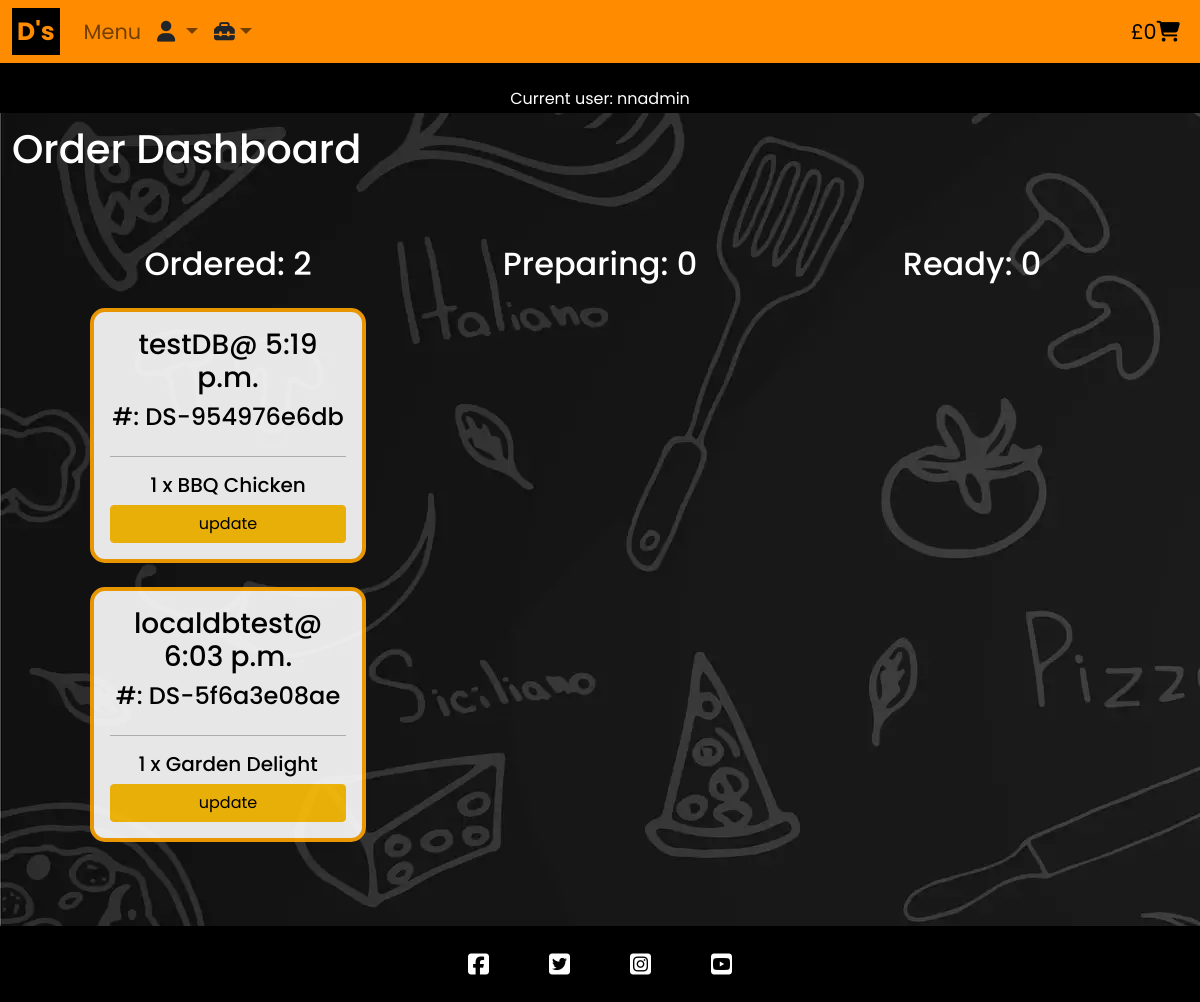
The app's page /management/ (signed in), older data.
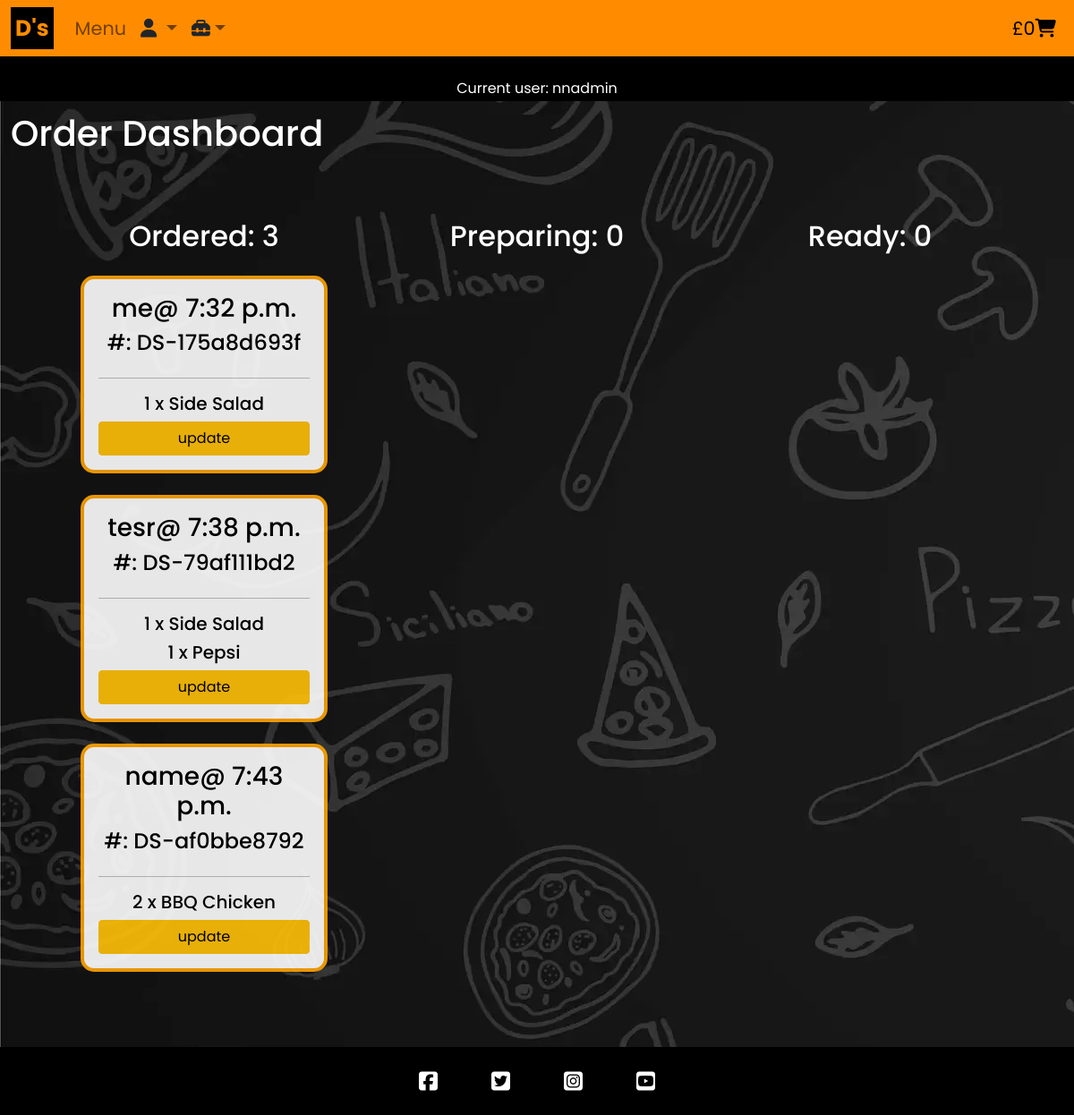
The same page, newer data.
### checkout/models.py (models this page shows, shortened)
class PizzaOrder(models.Model):
    STATUS = [
        ("Ordered", "Ordered"),
        ("Preparing", "Preparing"),
        ("Ready", "Ready",),
        ("Completed", "Completed",)
    ]
    order_ref = models.CharField(max_length=32, null=False, editable=False)
    name = models.CharField(max_length=40, null=False, blank=False)
    phone = models.CharField(
        max_length=11,
        validators=[RegexValidator(
            regex=r'^\d+$',
            message="Please enter a valid phone number.",
            code="invalid_number")]
    )
    email = models.EmailField(null=False, blank=False)
    billing_name = models.CharField(max_length=60, null=False, blank=False, default="")
    address_line_1 = models.CharField(max_length=100, null=False, blank=False, default="")
    address_line_2 = models.CharField(max_length=100, null=True, blank=True)
    town = models.CharField(max_length=25, null=False, blank=False, default="")
    postcode = models.CharField(max_length=10, null=False, blank=False, default="")
    date = models.DateTimeField(auto_now=True)
    order_total = models.DecimalField(max_digits=10, decimal_places=2, null=False, default=0.00)
    status = models.CharField(choices=STATUS,
                              max_length=9,
                              blank=False,
                              default="Ordered")

class OrderLineItem(models.Model):
    order = models.ForeignKey(PizzaOrder, null=False, blank=False, on_delete=models.CASCADE, related_name="pizzaorderlineitems")
    product = models.CharField(max_length=96, null=False, editable=False, default="")
    price = models.DecimalField(max_digits=6, decimal_places=2)
    quantity = models.IntegerField(null=False, blank=False)
    line_total = models.DecimalField(max_digits=6, decimal_places=2, null=False, editable=False)

### management/views.py (the view)
# urls.py: path('', views.management_view, name='management'),
def management_view(request):
    if not request.user.is_staff:
        messages.add_message(request, messages.ERROR,'Please login')
        return redirect(reverse('menu'))
    orders = PizzaOrder.objects.prefetch_related("pizzaorderlineitems").filter(status__in=["Ordered", "Preparing","Ready",])
    ordered_count = orders.filter(status="Ordered").count()
    preparing_count = orders.filter(status="Preparing").count()
    ready_count = orders.filter(status="Ready").count()
    template = "management/management.html"
    context = {
        "orders": orders,
        "order_count": ordered_count,
        "preparing_count": preparing_count,
        "ready_count": ready_count,
    }
    return render(request, template, context)

### management/templates/management/management.html (shortened to what this page needs)
{% extends "base.html" %}
{% load static %}
{% load crispy_forms_tags %}
{% block content %}
<div class="container-fluid secondary-bg d-flex flex-column h-100">
    <h1>Order Dashboard</h1>
    <div class="container">
        <div class="row text-center m-auto">
            <div class="col-12 col-md-4 p-5">
                <h2 class="text-center p-3">Ordered: {{order_count}}</h2>
                {% for order in orders %}
                {% if order.status == "Ordered" %}
                <div class="card brand-text mb-4 p-3">
                    <h3>{{ order.name }}@ {{ order.date.time }}</h3>
                    <h4>#:</strong> {{ order.order_ref }}</h4>
                    <hr>
                    {% for item in order.pizzaorderlineitems.all %}
                    <h5>{{ item.quantity }} x {{ item.product }}</h5>
                    {% endfor %}
                    <a href="{% url 'update_order_status' order.id  %}" class="btn btn-warning">update</a>
                </div>
                {% endif %}
                {% endfor %}
            </div>
            <div class="col-12 col-md-4 p-5">
                <h2 class="text-center p-3">Preparing: {{preparing_count}}</h2>
            </div>
            <div class="col-12 col-md-4 p-5">
                <h2 class="text-center p-3">Ready: {{ready_count}}</h2>
            </div>
        </div>
    </div>
</div>
{% endblock %}

### templates/base.html (shortened to what this page needs)
{% load static %}
{% url 'home' as home_url %}
{% url 'menu' as menu_url %}
{% url 'add_product_pizza' as add_product_pizza_url %}
{% url 'add_product_deal' as add_product_deal_url %}
{% url 'add_product_extra' as add_product_extra_url %}
{% url 'management' as add_product_management_url %}
{% url 'account_login' as login_url %}
{% url 'account_signup' as signup_url %}
{% url 'account_logout' as logout_url %}
<!DOCTYPE html>
<html class="h-100" lang="en">
<head>
    {% block corecss %}
    <link rel="stylesheet" href="https://cdnjs.cloudflare.com/ajax/libs/font-awesome/5.15.3/css/all.min.css">
    <link href="https://cdn.jsdelivr.net/npm/bootstrap@5.0.1/dist/css/bootstrap.min.css" rel="stylesheet"
>
    <link rel="stylesheet" href="{% static 'css/style.css' %}">
    {% endblock %}
</head>
<body class="d-flex flex-column h-100">
    <header>
        <nav class="navbar navbar-expand-lg navbar-light">
            <div class="container-fluid">
                <a class="navbar-brand navbar-logo" href="{% url 'home' %}">D's</a>
                <div class="collapse navbar-collapse" id="navbarNavDropdown">
                    <ul class="navbar-nav">
                        <li class="nav-item">
                            <a class="nav-link {% if request.path == menu_url %}active{% endif %}" aria-current="page"
                                href="{% url 'menu' %}">Menu</a>
                        </li>
                        <li class="nav-item dropdown">
                            <a class="nav-link dropdown-toggle" href="#" id="navbarDropdownMenuLink" role="button"
                                data-bs-toggle="dropdown" aria-expanded="false">
                                <i class="fa-solid fa-user text-dark"></i>
                            </a>
                        </li>
                        {% if request.user.is_authenticated and request.user.is_superuser %}
                        <li class="nav-item dropdown">
                            <a class="nav-link dropdown-toggle" href="#" id="AdminnavbarDropdownMenuLink" role="button"
                                data-bs-toggle="dropdown" aria-expanded="false">
                                <i class="fa-solid fa-toolbox text-dark"></i></a>
                        </li>
                        {% endif %}
                    </ul>
                    <ul class="navbar-nav ms-auto">
                        <li class="nav-item">
                            <a class="nav-link {% if request.path == home_url %}active{% endif %} brand-text" aria-current="page"
                                href="{% url 'cart' %}">£{{grand_total}}<i
                                    class="fa-solid fa-cart-shopping brand-text"></i></a>
                        </li>
                    </ul>
                </div>
            </div>
        </nav>
        <div id="messages" class="p-2 text-center">
            {% if user.is_authenticated %}
            <p class="text-center m-3">Current user: {{ user }}</p>
            {% else %}
            <p class="text-center m-5"></p>
            {% endif %}
        </div>
    </header>
    <main class>
        {% block content %}
        {% endblock content %}
    </main>
    <footer class="footer mt-auto pt-3 text-center text-light">
        <ul class="d-flex justify-content-center list-unstyled">
            <li><a href="https://Facebook.com" target="_blank" rel="noopener"
                    aria-label="new tab - visit us on facebook"><i class="fa-brands fa-square-facebook"></i></a></li>
            <li><a href="https://x.com" target="_blank" rel="noopener" aria-label="new tab - visit us on X"><i
                        class="fa-brands fa-square-twitter"></i></a></li>
            <li><a href="https://instagram.com" target="_blank" rel="noopener"
                    aria-label="new tab - visit us on instagram"><i class="fa-brands fa-square-instagram"></i></a></li>
            <li><a href="https://youtube.com" target="_blank" rel="noopener"
                    aria-label="new tab - visit us on youtube"><i class="fa-brands fa-square-youtube"></i></a></li>
        </ul>
    </footer>
</body>
</html>

### static/css/style.css (style rules this page uses)
* { padding: 0; margin: 0; box-sizing: border-box; font-family: "Poppins", sans-serif; }
main { flex: 1 0 auto; display: flex; flex-direction: column; background-color: black; color: white !important; }
.footer { background-color: black; }
.footer li { padding-left: 20px; padding-right: 20px; }
.footer i { font-size: 150%; padding: 10px; }
footer a { color: white; }
footer a:hover, a::after { color: inherit; }
.navbar { background-color: darkorange !important; font-size: 130%; }
.navbar-logo { padding: 5px; font-weight: bold; font-size: 120%; background-color: black !important; color: darkorange !important; }
#messages { background-color: black; color: white; height:50px; }
#lets-go a:hover, a::after { color: inherit; font-weight: bold; font-style: italic; }
.card { background-color: white !important; color: black !important; opacity: 0.9; border: 4px orange solid; border-radius: 15px; }
.secondary-bg { background: url('/static/images/secondary-bg.webp'); background-attachment: fixed; padding: 1%; }
.brand-text { color: black !important; }

Row changes from the older to the newer data that the page shows:
removed PizzaOrder: name "testDB", date.time "5:19 p.m.", order_ref "DS-954976e6db"
removed OrderLineItem: quantity "1", product "BBQ Chicken", shown under "testDB"
removed PizzaOrder: name "localdbtest", date.time "6:03 p.m.", order_ref "DS-5f6a3e08ae"
removed OrderLineItem: quantity "1", product "Garden Delight", shown under "localdbtest"
added PizzaOrder: name "me", date.time "7:32 p.m.", order_ref "DS-175a8d693f"
added OrderLineItem: quantity "1", product "Side Salad", shown under "me"
added PizzaOrder: name "tesr", date.time "7:38 p.m.", order_ref "DS-79af111bd2"
added OrderLineItem: quantity "1", product "Side Salad", shown under "tesr"
added OrderLineItem: quantity "1", product "Pepsi", shown under "tesr"
added PizzaOrder: name "name", date.time "7:43 p.m.", order_ref "DS-af0bbe8792"
added OrderLineItem: quantity "2", product "BBQ Chicken", shown under "name"
Text that changed along with them:
{{ order_count }}: "2" → "3"
